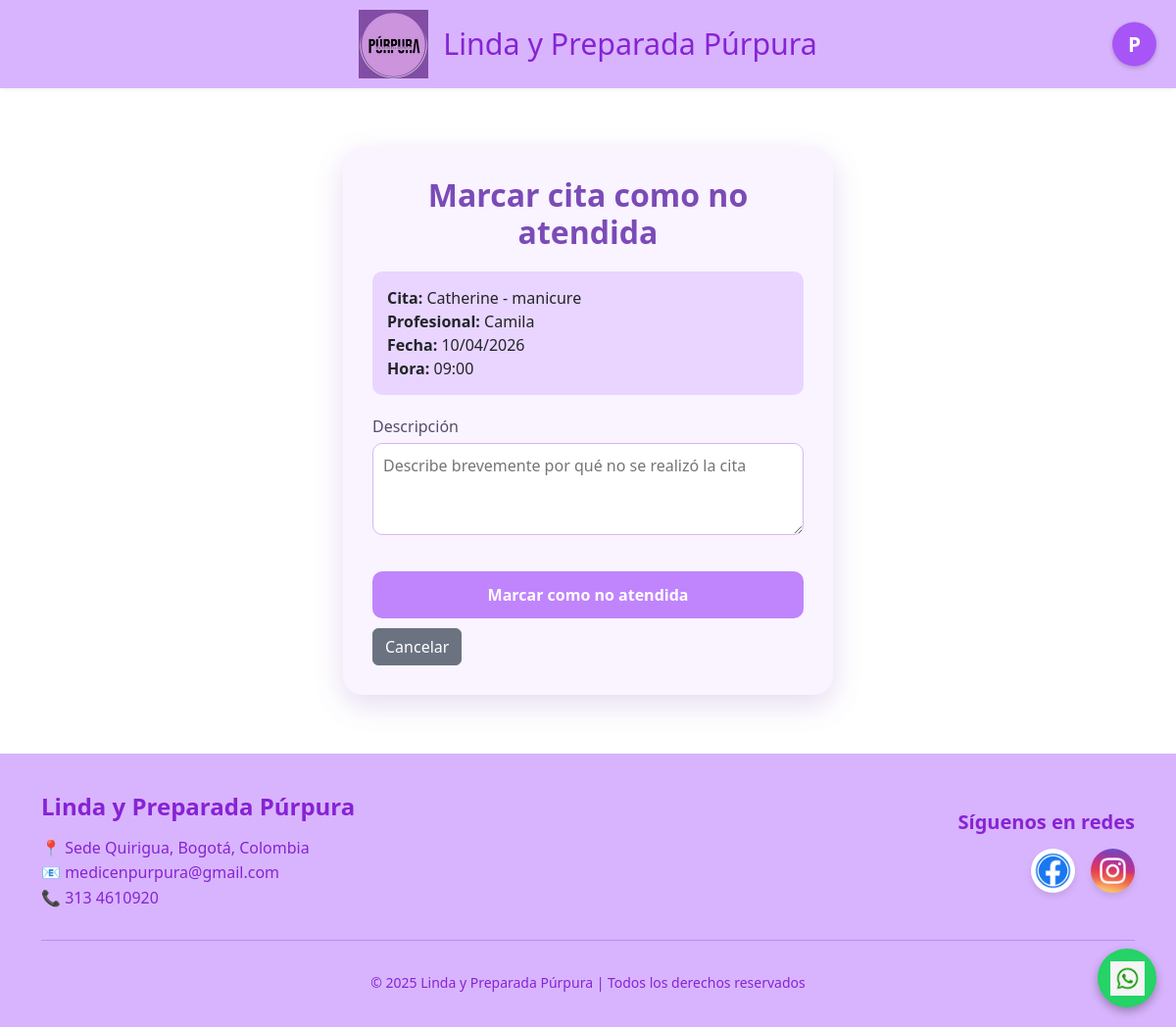
Screenshot of /marcar_no_atendida/1/ (signed in) with the database file from the repository.
### AppPurpura/models.py (models this page shows, shortened)
class Cita(models.Model):
    ESTADO_CHOICES = [
        ('PENDIENTE', 'Pendiente'),
        ('CONFIRMADA', 'Confirmada'),
        ('REPROGRAMADA', 'Reprogramada'),
        ('CANCELADA', 'Cancelada'),
        ('ATENDIDA', 'Atendida'),
    ]
    SERVICIO_CHOICES = [
        ('manicure', 'Manicure'),
        ('pedicure', 'Pedicure'),
        ('pigmentacion de cejas', 'Pigmentación de cejas'),
        ('depilacion', 'Depilación'),
    ]
    PROFESIONAL_CHOICES = [
        ('Camila', 'Camila'),
        ('Lorena', 'Lorena'),
        ('Stefany', 'Stefany'),
        ('Clara', 'Clara'),
        ('Heidy', 'Heidy'),
    ]
    usuario = models.ForeignKey(User, on_delete=models.CASCADE, related_name='citas')
    servicio = models.CharField(max_length=100, choices=SERVICIO_CHOICES)
    profesional = models.CharField(max_length=50, choices=PROFESIONAL_CHOICES, default='Camila')
    fecha = models.DateField()
    hora = models.TimeField()
    estado = models.CharField(max_length=20, choices=ESTADO_CHOICES, default='PENDIENTE')
    descripcion_no_atendida = models.TextField(blank=True, null=True, help_text="Descripción opcional si la cita no se realizó")
    class Meta:
        unique_together = ('profesional', 'fecha', 'hora')

### AppPurpura/views.py (the view)
@login_required
@user_passes_test(lambda u: u.is_superuser)
def marcar_no_atendida(request, cita_id):
    cita = get_object_or_404(Cita, id=cita_id)
    if request.method == 'POST':
        form = NoAtendidaForm(request.POST)
        if form.is_valid():
            cita.estado = 'CANCELADA'  # O quizás un estado separado, pero por ahora usamos CANCELADA
            cita.descripcion_no_atendida = form.cleaned_data['descripcion']
            cita.save()
            messages.success(request, f'La cita de {cita.usuario.username} ha sido cancelada con descripción.')
            return redirect('administrador')
    else:
        form = NoAtendidaForm()
    return render(request, 'sistema/no_atendida.html', {'form': form, 'cita': cita})

### AppPurpura/forms.py (shortened to what this page needs)
class NoAtendidaForm(forms.Form):
    descripcion = forms.CharField(
        widget=forms.Textarea(attrs={'rows': 3, 'placeholder': 'Describe brevemente por qué no se realizó la cita'}),
        label='Descripción',
        required=True
    )

### AppPurpura/templates/sistema/no_atendida.html (shortened to what this page needs)
{% extends "base.html" %}
{% block contenido %}
<div class="container no-atendida-panel">
    <div class="card">
        <h2>Marcar cita como no atendida</h2>
        <div class="cita-info">
            <strong>Cita:</strong> {{ cita.usuario.username }} - {{ cita.servicio }}<br>
            <strong>Profesional:</strong> {{ cita.profesional }}<br>
            <strong>Fecha:</strong> {{ cita.fecha|date:"d/m/Y" }}<br>
            <strong>Hora:</strong> {{ cita.hora|time:"H:i" }}
        </div>
        <form method="post">
            <div class="mb-3">
                <label for="{{ form.descripcion.id_for_label }}">{{ form.descripcion.label }}</label>
                {{ form.descripcion }}
            </div>
            <button type="submit">Marcar como no atendida</button>
            <a href="{% url 'administrador' %}" class="btn btn-secondary">Cancelar</a>
        </form>
    </div>
</div>
{% endblock %}

### AppPurpura/templates/base.html (shortened to what this page needs)
{% load static %}
<!DOCTYPE html>
<html lang="es">
<head>
<link rel="stylesheet" href={% static "pagina/css/Styles.css" %}>
<link href="https://cdn.jsdelivr.net/npm/bootstrap@5.3.8/dist/css/bootstrap.min.css" rel="stylesheet">
<link href="https://cdn.jsdelivr.net/npm/bootstrap@5.3.0/dist/css/bootstrap.min.css" rel="stylesheet">
</head>
<body>
<header style="position: relative; padding: 10px 0;">
    <div style="display: flex; align-items: center; justify-content: center; gap: 15px;">
        <img src="{% static 'pagina/css/Purpura.png' %}" alt="Logo" style="height: 70px; width: auto;">
        <h1 style="margin: 0; font-size: 1.9rem;">Linda y Preparada Púrpura</h1>
    </div>
    <div style="position: absolute; right: 20px; top: 50%; transform: translateY(-50%); z-index: 100;">
        <li style="position: relative; display: flex; justify-content: center; align-items: center;">
            {% if user.is_authenticated %}
                <div onclick="toggleMenu()" style="width: 45px; height: 45px; background-color: var(--accent-vibrant); border-radius: 50%; color: white; display: flex; align-items: center; justify-content: center; cursor: pointer; font-weight: bold; font-size: 1.3rem; box-shadow: 0 2px 5px rgba(0,0,0,0.2); user-select: none;">
                    {{ user.username|first|upper }}
                </div>
            {% endif %}
        </li>
    </div>
</header>
{% block contenido %}
{% endblock %}
<footer style="background-color: var(--primary-pastel); color: var(--text-dark); padding-top: 40px; margin-top: 50px;">
    <div class="container">
        <div class="row align-items-center">
            <div class="col-md-6 text-center text-md-start mb-4 mb-md-0">
                <h4 style="font-weight: bold; margin-bottom: 15px;">Linda y Preparada Púrpura</h4>
                <p style="margin: 0; line-height: 1.6;">
                    📍 Sede Quirigua, Bogotá, Colombia <br>
                    📧 medicenpurpura@gmail.com <br>
                    📞 313 4610920
                </p>
            </div>
            <div class="col-md-6 text-center text-md-end">
                <h5 style="font-weight: bold; margin-bottom: 15px;">Síguenos en redes</h5>
                <div class="d-flex justify-content-center justify-content-md-end gap-3">
                    <a href="https://www.facebook.com/" target="_blank" style="transition: transform 0.3s;">
                        <img src="{% static 'pagina/css/img/Face.jpg' %}" alt="Facebook" style="width: 45px; height: 45px; border-radius: 50%; box-shadow: 0 4px 6px rgba(0,0,0,0.1);">
                    </a>
                    <a href="https://www.instagram.com/" target="_blank" style="transition: transform 0.3s;">
                        <img src="{% static 'pagina/css/img/Insta.jpg' %}" alt="Instagram" style="width: 45px; height: 45px; border-radius: 50%; box-shadow: 0 4px 6px rgba(0,0,0,0.1);">
                    </a>
                </div>
            </div>
        </div>
        <hr style="border-color: var(--text-dark); opacity: 0.3; margin: 30px 0;">
        <div class="text-center pb-4">
            <small>© 2025 Linda y Preparada Púrpura | Todos los derechos reservados</small>
        </div>
    </div>
</footer>
<a href="https://wa.me/573001112233" class="whatsapp" target="_blank">
    <img src={% static "pagina/css/img/Whatsapp.jpg" %} alt="Whatsapp">
</a>
</body>
</html>

### AppPurpura/static/pagina/css/Styles.css (style rules this page uses)
:root { --bg-color: #E6E6FA; --primary-pastel: #d8b4fe; --accent-vibrant: #a855f7; --text-dark: #8723d3; --white: #ffffff; --card-shadow: rgba(0, 0, 0, 0.08); --gradient-start: #c084fc; --gradient-end: #9333ea; }
body { font-family: Arial; background: var(--bg-color); margin: 0; padding:0px; }
header { background: var(--primary-pastel); color: var(--text-dark); padding:5px 0px; padding: 10px; text-align:center; box-shadow: 0 2px 4px rgba(0,0,0,0.05); }
h2 { color: var(--text-dark); }
footer { background: var(--primary-pastel); color: var(--text-dark); text-align:center; padding:10px; }
label { font-weight:bold; color: var(--text-dark); }
.card { background: var(--white); max-width:500px; margin:40px auto; padding:30px; border-radius:12px; box-shadow: 0 10px 25px var(--card-shadow); }
button { background: linear-gradient(45deg, var(--gradient-start), var(--gradient-end)); color: var(--white); padding:12px; width:100%; border:none; border-radius:8px; font-size:16px; cursor:pointer; transition: transform 0.3s ease, box-shadow 0.3s ease; }
img { width:40px; }
.whatsapp { position: fixed; bottom: 20px; right: 20px; background: #25D366; width: 60px; height: 60px; border-radius: 50%; display: flex; justify-content: center; align-items: center; box-shadow: 0 4px 10px rgba(0,0,0,0.3); z-index: 1000; transition: transform 0.3s ease; }
.whatsapp img { width: 35px; height: 35px; }

### AppPurpura/templates/sistema/no_atendida.html (style rules this page uses)
.no-atendida-panel { max-width: 600px; margin: 60px auto; font-family: 'Segoe UI', sans-serif; }
.no-atendida-panel .card { padding: 30px; border-radius: 20px; border: none; background: #f9f4ff; box-shadow: 0 10px 30px rgba(123, 75, 183, 0.2); }
.no-atendida-panel h2 { text-align: center; color: #7b4bb7; margin-bottom: 20px; font-weight: 600; }
.no-atendida-panel .cita-info { background: #e9d5ff; padding: 15px; border-radius: 10px; margin-bottom: 20px; }
.no-atendida-panel label { color: #5a4a6d; font-weight: 500; }
.no-atendida-panel textarea { width: 100%; padding: 10px; border-radius: 10px; border: 1px solid #d8b4f8; margin-top: 5px; resize: vertical; }
.no-atendida-panel button { width: 100%; padding: 12px; border-radius: 10px; border: none; background: #c084fc; color: white; font-weight: 600; transition: 0.3s; margin-top: 15px; }
.no-atendida-panel .btn-secondary { background: #6b7280; margin-top: 10px; }

### rows the page displays
Cita: usuario.username "Catherine", servicio "manicure", profesional "Camila", fecha "10/04/2026", hora "09:00"

### other values shown
{{ user.username|first|upper }} "P"
